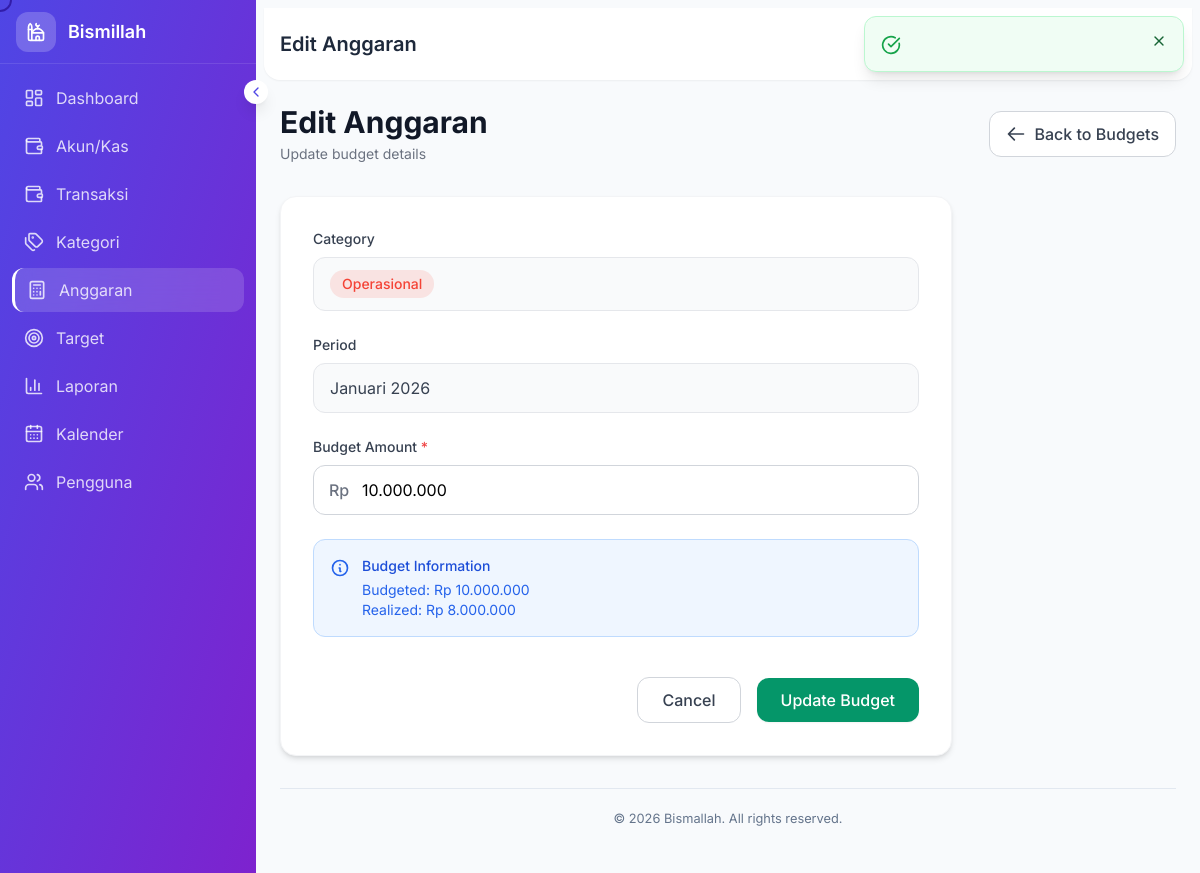
/budgets/edit/1 (signed in), run on the app's committed database.
### tables this page shows
CREATE TABLE IF NOT EXISTS budgets (
    id INT AUTO_INCREMENT PRIMARY KEY,
    mosque_id INT NOT NULL,
    category_id INT NOT NULL,
    year INT NOT NULL,
    month TINYINT,
    amount DECIMAL(15,2) NOT NULL,
    description TEXT,
    created_by INT NOT NULL,
    created_at TIMESTAMP DEFAULT CURRENT_TIMESTAMP,
    updated_at TIMESTAMP DEFAULT CURRENT_TIMESTAMP ON UPDATE CURRENT_TIMESTAMP,
    FOREIGN KEY (mosque_id) REFERENCES mosques(id) ON DELETE CASCADE,
    FOREIGN KEY (category_id) REFERENCES categories(id) ON DELETE CASCADE,
    FOREIGN KEY (created_by) REFERENCES users(id) ON DELETE RESTRICT,
    UNIQUE KEY unique_budget (mosque_id, category_id, year, month),
    INDEX idx_mosque (mosque_id),
    INDEX idx_year (year)
);

CREATE TABLE IF NOT EXISTS categories (
    id INT AUTO_INCREMENT PRIMARY KEY,
    mosque_id INT NOT NULL,
    name VARCHAR(255) NOT NULL,
    type ENUM('income', 'expense') NOT NULL,
    parent_id INT NULL,
    icon VARCHAR(50),
    color VARCHAR(7),
    description TEXT,
    is_active TINYINT(1) DEFAULT 1,
    created_at TIMESTAMP DEFAULT CURRENT_TIMESTAMP,
    updated_at TIMESTAMP DEFAULT CURRENT_TIMESTAMP ON UPDATE CURRENT_TIMESTAMP,
    FOREIGN KEY (mosque_id) REFERENCES mosques(id) ON DELETE CASCADE,
    FOREIGN KEY (parent_id) REFERENCES categories(id) ON DELETE SET NULL,
    INDEX idx_mosque (mosque_id),
    INDEX idx_type (type),
    INDEX idx_parent (parent_id)
);

### controllers/BudgetController.php (called while the page is built, shortened)
<?php
class BudgetController extends Controller {
    public function edit($id = null) {
        $mosqueId = $this->getMosqueId();
        $budget = $this->db->first("
            SELECT b.*, c.name as category_name, c.color as category_color,
            COALESCE(
                (SELECT SUM(t.amount) FROM transactions t
                 WHERE t.category_id = b.category_id
                 AND t.mosque_id = b.mosque_id
                 AND t.type = 'expense'
                 AND MONTH(t.transaction_date) = b.month
                 AND YEAR(t.transaction_date) = b.year), 0
            ) as realized
            FROM budgets b
            LEFT JOIN categories c ON c.id = b.category_id
            WHERE b.id = ? AND b.mosque_id = ?
        ", [$id, $mosqueId]);
        $pageTitle = trans('edit') . ' ' . trans('budget');
        $this->view('budgets/edit', compact('pageTitle', 'budget', 'categories'));
    }
}

### helpers/functions.php (called while the page is built, shortened)
<?php
function base_url($path = '') {
    $url = APP_URL;
    if (!empty($path)) {
        $url .= '/' . ltrim($path, '/');
    }
    return $url;
}
function getMonthName($month, $locale = 'id') {
    $months = [
        'id' => ['', 'Januari', 'Februari', 'Maret', 'April', 'Mei', 'Juni', 'Juli', 'Agustus', 'September', 'Oktober', 'November', 'Desember'],
        'en' => ['', 'January', 'February', 'March', 'April', 'May', 'June', 'July', 'August', 'September', 'October', 'November', 'December'],
        'es' => ['', 'Enero', 'Febrero', 'Marzo', 'Abril', 'Mayo', 'Junio', 'Julio', 'Agosto', 'Septiembre', 'Octubre', 'Noviembre', 'Diciembre'],
        'tr' => ['', 'Ocak', 'Şubat', 'Mart', 'Nisan', 'Mayıs', 'Haziran', 'Temmuz', 'Ağustos', 'Eylül', 'Ekim', 'Kasım', 'Aralık']
    ];
    return $months[$locale][$month] ?? $month;
}
function getLang() {
    return $_SESSION['lang'] ?? DEFAULT_LANGUAGE;
}
function trans($key, $replace = []) {
    $lang = getLang();
    $translations = [];
    $langFile = BASE_PATH . '/lang/' . $lang . '.php';
    if (file_exists($langFile)) {
        $translations = require $langFile;
    }
    $message = $translations[$key] ?? $key;
    return $message;
}

### app/Core/Database.php (called while the page is built, shortened)
<?php
class Database {
    private static $instance = null;
    private $pdo;
    public static function getInstance() {
        if (self::$instance === null) {
            self::$instance = new self();
        }
        return self::$instance;
    }
    private function connect() {
        try {
            $dsn = "mysql:host=" . DB_HOST . ";dbname=" . DB_NAME . ";charset=" . DB_CHARSET;
            $options = [
                PDO::ATTR_ERRMODE => PDO::ERRMODE_EXCEPTION,
                PDO::ATTR_DEFAULT_FETCH_MODE => PDO::FETCH_ASSOC,
                PDO::ATTR_EMULATE_PREPARES => false,
            ];
            $this->pdo = new PDO($dsn, DB_USER, DB_PASS, $options);
        } catch (PDOException $e) {
            if (DEBUG) {
                die("Database Connection Error: " . $e->getMessage());
            } else {
                die("Database connection error. Please try again later.");
            }
        }
    }
    public function query($sql, $params = []) {
        try {
            $this->statement = $this->pdo->prepare($sql);
            $this->statement->execute($params);
            return $this->statement->fetchAll();
        } catch (PDOException $e) {
            throw new Exception("Database Query Error: " . $e->getMessage());
        }
    }
    public function first($sql, $params = []) {
        $results = $this->query($sql, $params);
        return $results ? $results[0] : null;
    }
}

### views/budgets/edit.php (the view)
<div class="mb-8">
    <div class="flex flex-col sm:flex-row sm:items-center sm:justify-between gap-4">
        <div>
            <h1 class="text-2xl sm:text-3xl font-bold text-gray-900"><?= $pageTitle ?></h1>
            <p class="mt-1 text-sm text-gray-500">Update budget details</p>
        </div>
        <a href="<?= base_url('budgets') ?>" class="inline-flex items-center px-4 py-2.5 bg-white border border-gray-300 text-gray-700 font-medium rounded-xl hover:bg-gray-50 transition-colors">
            <svg class="w-5 h-5 mr-2" fill="none" stroke="currentColor" viewBox="0 0 24 24">
                <path stroke-linecap="round" stroke-linejoin="round" stroke-width="2" d="M10 19l-7-7m0 0l7-7m-7 7h18"/>
            </svg>
            Back to Budgets
        </a>
    </div>
</div>
<div class="max-w-2xl">
    <div class="bg-white rounded-2xl shadow-md border border-gray-100 p-8">
        <form action="<?= base_url('budgets/update/' . $budget['id']) ?>" method="POST" class="space-y-6">
            <div>
                <label class="block text-sm font-medium text-gray-700 mb-2">Category</label>
                <div class="px-4 py-3 bg-gray-50 border border-gray-200 rounded-xl">
                    <span class="inline-flex items-center px-3 py-1 rounded-full text-sm font-medium" style="background-color: <?= ($budget['category_color'] ?? '#4CAF50') ?>20; color: <?= $budget['category_color'] ?? '#4CAF50' ?>">
                        <?= htmlspecialchars($budget['category_name'] ?? 'Uncategorized') ?>
                    </span>
                </div>
            </div>
            <div>
                <label class="block text-sm font-medium text-gray-700 mb-2">Period</label>
                <div class="px-4 py-3 bg-gray-50 border border-gray-200 rounded-xl">
                    <span class="text-gray-700">
                        <?= $budget['month'] ? getMonthName($budget['month']) . ' ' : '' ?><?= $budget['year'] ?>
                    </span>
                </div>
            </div>
            <div>
                <label for="amount" class="block text-sm font-medium text-gray-700 mb-2">Budget Amount <span class="text-red-500">*</span></label>
                <div class="relative">
                    <span class="absolute left-4 top-1/2 -translate-y-1/2 text-gray-500 font-medium">Rp</span>
                    <input type="text" name="amount" id="amount" value="<?= number_format($budget['amount'], 0, ',', '.') ?>" class="w-full pl-12 pr-4 py-3 border border-gray-300 rounded-xl focus:ring-2 focus:ring-emerald-500 focus:border-emerald-500 transition-colors duration-200" placeholder="0" required>
                </div>
            </div>
            <div class="bg-blue-50 border border-blue-200 rounded-xl p-4">
                <div class="flex items-start">
                    <svg class="w-5 h-5 text-blue-600 mt-0.5 mr-3 flex-shrink-0" fill="none" stroke="currentColor" viewBox="0 0 24 24">
                        <path stroke-linecap="round" stroke-linejoin="round" stroke-width="2" d="M13 16h-1v-4h-1m1-4h.01M21 12a9 9 0 11-18 0 9 9 0 0118 0z"/>
                    </svg>
                    <div>
                        <p class="text-sm text-blue-700 font-medium">Budget Information</p>
                        <p class="text-sm text-blue-600 mt-1">Budgeted: Rp <?= number_format($budget['amount'] ?? 0, 0, ',', '.') ?></p>
                        <p class="text-sm text-blue-600">Realized: Rp <?= number_format($budget['realized'] ?? 0, 0, ',', '.') ?></p>
                    </div>
                </div>
            </div>
            <div class="flex items-center justify-end space-x-4 pt-4">
                <a href="<?= base_url('budgets') ?>" class="px-6 py-2.5 border border-gray-300 text-gray-700 font-medium rounded-xl hover:bg-gray-50 transition-colors duration-200">
                    Cancel
                </a>
                <button type="submit" class="px-6 py-2.5 bg-emerald-600 hover:bg-emerald-700 text-white font-medium rounded-xl shadow-sm hover:shadow transition-all duration-200">
                    Update Budget
                </button>
            </div>
        </form>
    </div>
</div>

### views/layouts/header.php (style rules this page uses)
* { font-family: 'Inter', sans-serif; }
html { scroll-behavior: smooth; }
body { background-color: #f8fafc; }
a[href], button, [role="button"], input, select, textarea, [onclick], .cursor-pointer { cursor: none !important; }

### data on the page
budgets: category.name "Operasional", month "Januari", year "2026", amount "10.000.000"

### other printed values
trans('dashboard') "Dashboard"
trans('accounts') "Akun/Kas"
trans('transactions') "Transaksi"
trans('categories') "Kategori"
trans('budgets') "Anggaran"
trans('goals') "Target"
trans('reports') "Laporan"
trans('calendar') "Kalender"
trans('users') "Pengguna"
$pageTitle "Edit Anggaran"
$budget['realized'] "8.000.000"
APP_NAME "Bismallah"
